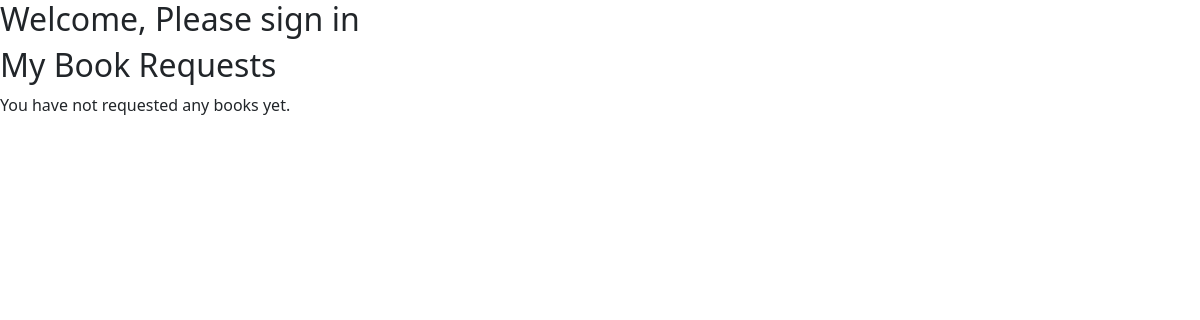
Page /library/my-requests/ (signed in) on the earlier database version.
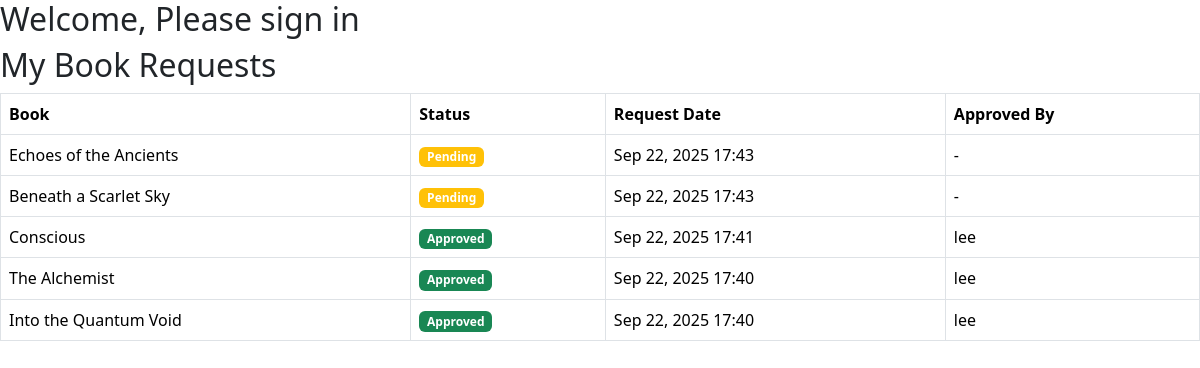
Same page on the later database version.
### library_app/models.py (models this page shows, shortened)
class BookRequest(models.Model):
    STATUS_CHOICES = (
        ('pending', 'Pending'),
        ('approved', 'Approved'),
        ('rejected', 'Rejected'),
    )
    user = models.ForeignKey(User, on_delete=models.CASCADE)
    book = models.ForeignKey(Book, on_delete=models.CASCADE)
    request_date = models.DateTimeField(default=timezone.now)
    status = models.CharField(max_length=10, choices=STATUS_CHOICES, default='pending')
    approved_by = models.ForeignKey(User, on_delete=models.SET_NULL, null=True, blank=True, related_name='approved_requests')

class Book(models.Model):
    title = models.CharField(max_length=255)
    author = models.CharField(max_length=255)
    isbn = models.CharField(max_length=13, unique=True)
    category = models.CharField(max_length=100)
    description = models.TextField(blank=True)  # NEW field
    total_copies = models.PositiveIntegerField()
    available_copies = models.PositiveIntegerField()
    added_by = models.ForeignKey(User, on_delete=models.SET_NULL, null=True, blank=True)  # NEW field
    publisher = models.ForeignKey('Publisher', on_delete=models.SET_NULL, null=True, blank=True)  # NEW field
    created_at = models.DateTimeField(auto_now_add=True)
    updated_at = models.DateTimeField(auto_now=True)

### library_app/views.py (the view)
# urls.py: path('my-requests/', my_requests, name='my_requests'),
@login_required
def my_requests(request):
    requests = BookRequest.objects.filter(user=request.user).order_by('-request_date')
    return render(request, 'library_app/my_requests.html', {'requests': requests})

### library_app/templates/library_app/my_requests.html
{% extends 'base.html' %} {% block content %}
<h2>My Book Requests</h2>
{% if requests %}
<table class="table table-bordered">
  <thead>
    <tr>
      <th>Book</th>
      <th>Status</th>
      <th>Request Date</th>
      <th>Approved By</th>
    </tr>
  </thead>
  <tbody>
    {% for req in requests %}
    <tr>
      <td>{{ req.book.title }}</td>
      <td>
        {% if req.status == 'pending' %}
        <span class="badge bg-warning">{{ req.status|title }}</span>
        {% elif req.status == 'approved' %}
        <span class="badge bg-success">{{ req.status|title }}</span>
        {% else %}
        <span class="badge bg-danger">{{ req.status|title }}</span>
        {% endif %}
      </td>
      <td>{{ req.request_date|date:"M d, Y H:i" }}</td>
      <td>
        <span
          >{% if req.approved_by %} {{ req.approved_by.username }} {% else %} -
          {% endif %}</span
        >
      </td>
    </tr>
    {% endfor %}
  </tbody>
</table>
{% else %}
<p>You have not requested any books yet.</p>
{% endif %} {% endblock %}

Differences in the rows shown:
added BookRequest: book "Echoes of the Ancients", status "Pending", request_date "Sep 22, 2025 17:43"
added BookRequest: book "Beneath a Scarlet Sky", status "Pending", request_date "Sep 22, 2025 17:43"
added BookRequest: book "Conscious", status "Approved", request_date "Sep 22, 2025 17:41", approved_by.username "lee"
added BookRequest: book "The Alchemist", status "Approved", request_date "Sep 22, 2025 17:40", approved_by.username "lee"
added BookRequest: book "Into the Quantum Void", status "Approved", request_date "Sep 22, 2025 17:40", approved_by.username "lee"
Other differences:
text no longer shown: "You have not requested any books yet."
text now shown: "Book Status Request Date Approved By"
